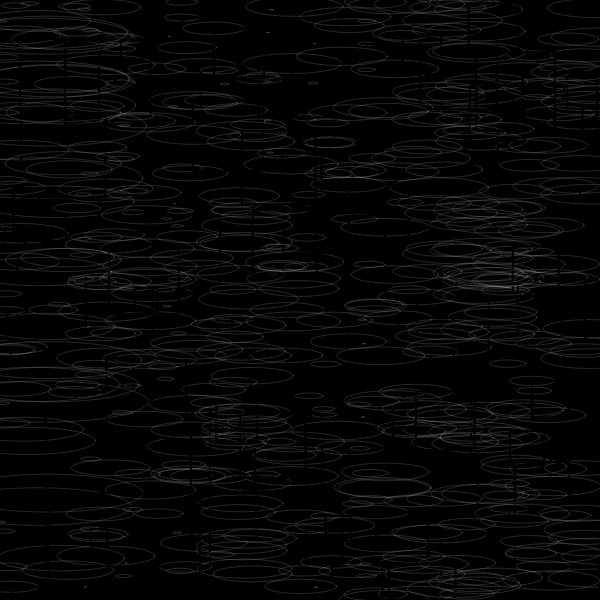
Frame 1 (no input)
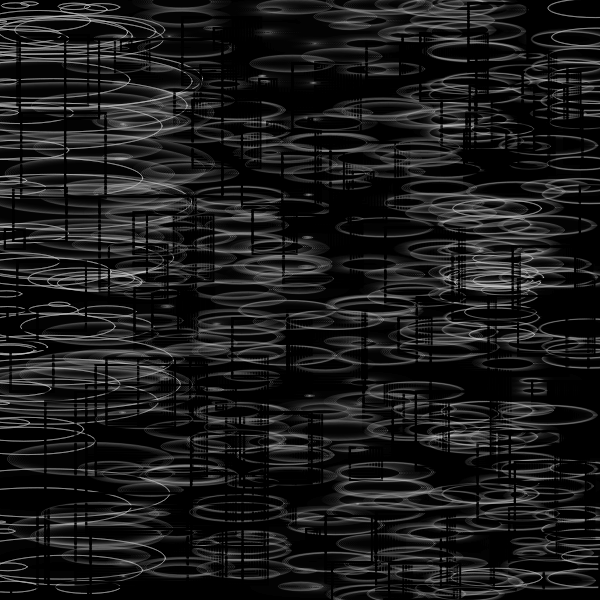
Frame 60 (no input)
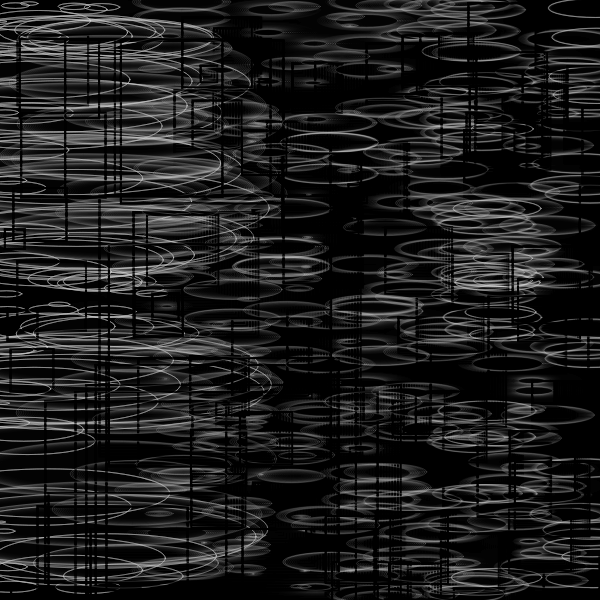
Frame 120 (the mouse pressed at the canvas centre since frame 60)

The p5.js sketch that drew these frames (run headless with seeded random() and noise() and a simulated clock; from frame 60 on, the mouse is pressed at the canvas centre):

// p5.js sketch
// ── sketch.js
//forked from  kyami 

let moverSystems = [];
let num = 10;
let cells, cols, rows;
let offset, margin;
let cellW, cellH;
let bg;
let graphics;


function setup() {
  w = 600;
  var canvas;
    if(windowWidth>=600 && windowHeight >=600){
      canvas = createCanvas(600, 600);
    }
    else{
      canvas = createCanvas(windowWidth, windowHeight - 100);
    }

  var x = (windowWidth - width) / 2;
  var y = (windowHeight - height) / 2;

  canvas.position(x, y);
  background(0);
  noStroke();
}


function draw() {
  let t = frameCount * 0.003;
  randomSeed(3);
  background(0, 40);
  for (let i=0; i < 500; i++) {
    let x = random(width); let y = random(width);
    let r = width/2 - max(abs(x-width/2),abs(y-width/2));

    for (let j=0; j < 12; j++) {
      let sx = width/2+245*tan(-j+t);
      let sy = width/2+245*cos(-j*0.2+t);
      let s = 50;
          r = min(r, min(abs(sy-s-y),abs(sy+s-y))-20);
    }

    
    r = min(r, abs(width/2-x));
    
    let c = color(255)
    c.setAlpha(8*exp(-r));
    stroke(244, 40)
    noFill();
    strokeWeight(1)
    ellipse(y,x,r*5, r);
    stroke(0)
    strokeWeight(2)
    if(i%5 == 0){
    rect(y,x,r*4, r*4);
  }
  }
}
